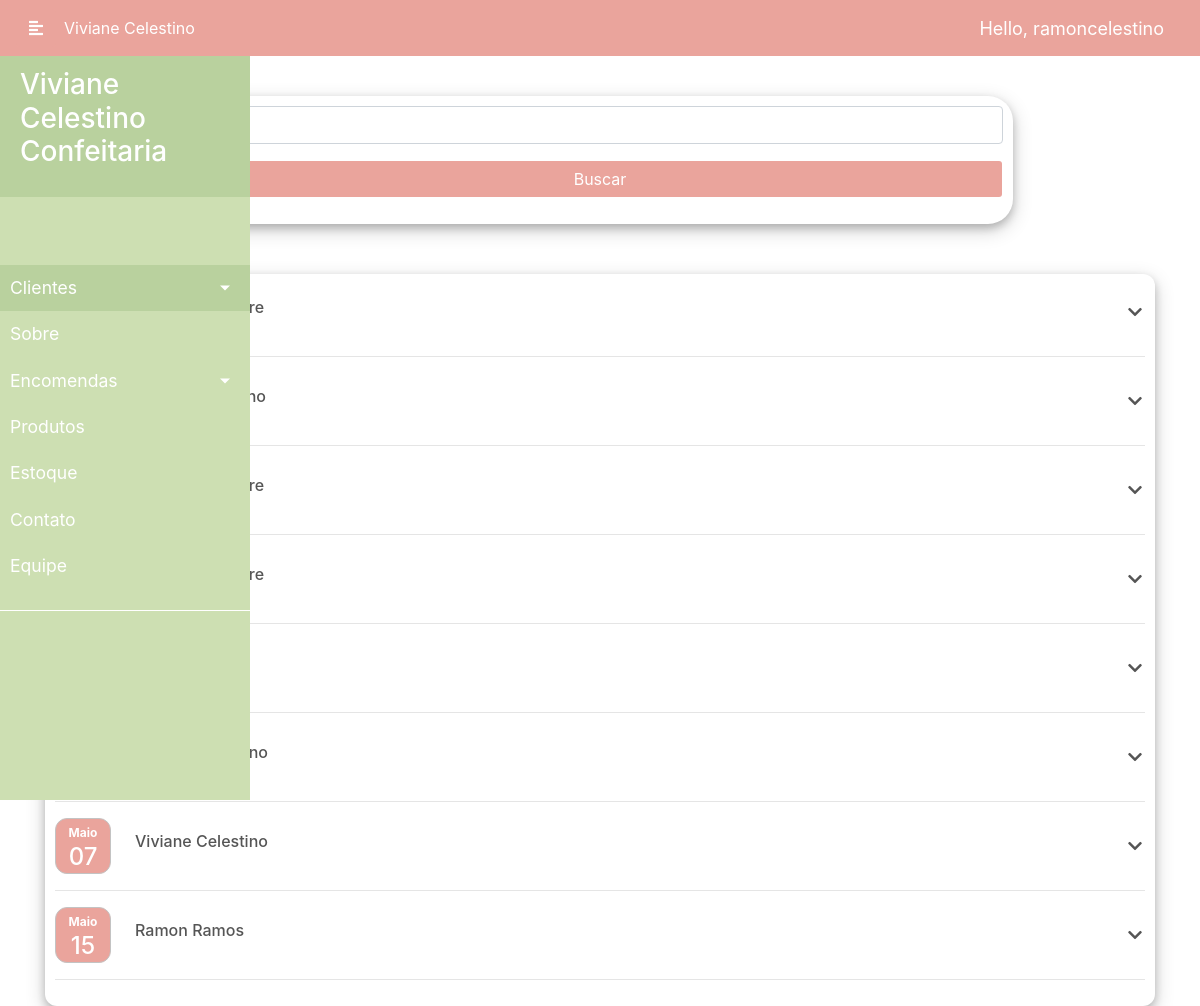
Page /encomendas/ (signed in) on the committed database.
### encomendas/models.py (models this page shows)
class Encomenda(models.Model):
    cliente = models.ForeignKey(Customer, on_delete=models.DO_NOTHING, blank=True, null=True)
    data_encomenda = models.DateTimeField()
    data_entrega = models.DateTimeField()

### customer/models.py (models this page shows, shortened)
class Customer(models.Model):
    name = models.CharField(max_length=50)
    phone_number = models.CharField(max_length=20)
    email = models.CharField(max_length=40, null=True, blank=True)
    endereco = models.ForeignKey(Endereco, on_delete=models.CASCADE, null=True, blank=True)

### encomendas/views.py (the view)
# urls.py: path('encomendas/', list_encomendas)
def list_encomendas(request):
    mes = 0
    if 'mes' in request.GET:
        mes = request.GET['mes']
    encomendas = Encomenda.objects.order_by('data_entrega')
    context = {
        'mes': mes,
        'encomendas': encomendas
    }
    return render(request, 'encomendas/list_encomendas.html', context)

### templates/encomendas/list_encomendas.html (shortened to what this page needs)
{% extends 'base.html' %} {% block content %}
<div class="container">
  <div class="row pt-5 mt-5">
    <div class="col-md-9 m-auto">
      <div class="user-card">
        <form method="GET" action="/encomendas/">
          <div class="form-group">
            <input class="form-control" type="text" name="mes" placeholder="Mês"/>
          </div>
            <div class="form-group">
            <button type="submit" class="btn bg-viviane form-control text-white">Buscar</button>
          </div>
        </form>
        </div>
        </div>
        </div>
        <div class="all-customers">
          {% for encomenda in encomendas %}
          <div class="customer mb-3">
            <div class="inline-customer">
              <div class="row">
                <div class="date-show">
                  <div class="date-show__month">
                    {% load i18n %} {% language 'pt' %}
                    <p>{{ encomenda.data_entrega |date:"F" }}</p>
                    {% endlanguage %}
                  </div>
                  <div class="date-show__day">
                    <h4>{{encomenda.data_entrega |date:"d"}}</h4>
                  </div>
                </div>
                <div class="adjust mx-4">
                  <h6>{{encomenda.cliente.name}}</h6>
                </div>
                <a
                  class="ml-auto px-2 adjust"
                  style="color: #555"
                  data-toggle="collapse"
                  href="#collapseExample{{ forloop.counter }}"
                  role="button"
                  aria-expanded="false"
                  aria-controls="collapseExample{{ forloop.counter }}"
                >
                  <i class="fas fa-chevron-down"></i>
                </a>
              </div>
            </div>
          </div>
          <hr />
          {% endfor %}
        </div>
      </div>
      {% endblock %}

### templates/navbar.html (shortened to what this page needs)
{% load static %}
<nav class="navbar navbar-expand-lg navbar-dark bg-viviane fixed-top">
  <button type="button" id="sidebarCollapse" class="btn bg-viviane text-white">
    <i class="fas fa-align-left"></i>
  </button>
  <div class="collapse navbar-collapse" id="navbarNav">
    <ul class="navbar-nav">
      <li class="nav-item active">
        <a class="nav-link" href="{% url 'index' %}">Viviane Celestino</a>
      </li>
    </ul>
  </div>
  <span class="hello-msg">Hello, {{request.user}}</span>
</nav>

### static/css/default.css (style rules this page uses)
body { background-color: #fff; }
:root { --verdeprimario: #b9d19e; --verdesecundario: #cddfb2; --verdeterciario: #cfdbbd; }
.user-card { margin: auto; margin-bottom: 50px; background: #fff; position: relative; padding: 10px; justify-content: center; box-shadow: 0 4px 8px 0 rgba(0, 0, 0, 0.2), 0 6px 20px 0 rgba(0, 0, 0, 0.19); -webkit-box-shadow: 0 4px 8px 0 rgba(0, 0, 0, 0.2), 0 6px 20px 0 rgba(0, 0, 0, 0.19); -moz-box-shadow: 0 4px 8px 0 rgba(0, 0, 0, 0.2), 0 6px 20px 0 rgba(0, 0, 0, 0.19); border-radius: 25px; }
.bg-viviane { background-color: #eaa49c; }
hr { color: #fff; }
.inline-customer { background-color: #fff; color: #555; align-items: center; padding: 0px 10px; border-radius: 10px; width: 100%; }
.all-customers { width: 100%; margin: auto; background-color: #fff; border-radius: 12px; box-shadow: 0 4px 8px 0 rgba(0, 0, 0, 0.2), 0 6px 20px 0 rgba(0, 0, 0, 0.19); -webkit-box-shadow: 0 4px 8px 0 rgba(0, 0, 0, 0.2), 0 6px 20px 0 rgba(0, 0, 0, 0.19); padding: 10px; }
.adjust { display: flex; justify-content: center; align-items: center; }
.date-show { display: flex; flex-direction: column; width: 3.5rem; height: 3.5rem; border: 1px solid #c3c3c3; background-color: #eaa49c; color: #fff; border-radius: 12px; align-items: center; position: relative; margin-left: 5px; }
.date-show__month { font-size: 0.75rem; font-weight: bold; margin: 5px; }
.date-show__day { font-size: 1.5rem; font-weight: bold; margin: -20px; }
a[data-toggle='collapse'] { position: relative; }
a, a:hover, a:focus { color: inherit; text-decoration: none; transition: all 0.3s; }

### templates/navbar.html (style rules this page uses)
.hello-msg { font-size: 18px; color: #fff; margin-right: 20px; }

### rows in the picture
Encomenda: data_entrega "Maio", data_entrega "07", cliente.name "Viviane Celestino"
Encomenda: data_entrega "Maio", data_entrega "15", cliente.name "Ramon Ramos"

### other values in the picture
{{ request.user }} "ramoncelestino"
